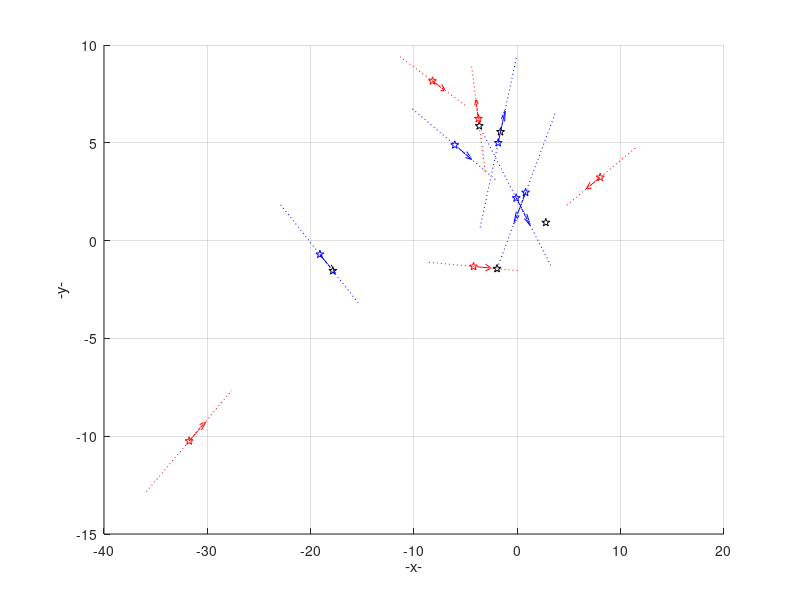

The MATLAB script that drew this image: (Note: this script raises an error after producing the figure.)
% Gen synthetic data
%This script will generate the symbolic data that will be used in later stages of the program.
%It will confirm that the generated formulas are correct.
% final1 - At this point matrix M is the one that will multiply the vetorialization
% of matrix EgtSideOper. This confirms that the blocks that will be multiplied by each 
% column are the correct ones.
% final2/final3 - At this point we intend to check that the block of matrix M can be put in
% a more compact way. This variable checks that that compacted form is correct.
% final4 - We check the matrices that will multiply by the vetorialization of tr and r will hold.
% At this point, we no longer have EgtSideOper, but the rotation matrix r and tr.
% final5 - Check final4 with real data. We use the function calcER to check that everythong is correct.
% All these test variables must be null.

clear all
clc

NPoints = input('Number of points');
STD_DATA_POINTS = 10;

IPoints = randn( 3, NPoints )*STD_DATA_POINTS;
LDirC1 = randn( 3, NPoints );
LDirC2 = randn( 3, NPoints );
LPointC1 = zeros(size(LDirC1));
LPointC2 = zeros(size(LDirC2));
LPluckerC1 = zeros(6,NPoints);
LPluckerC2 = zeros(6,NPoints);


for iter = 1 : NPoints
    LDirC1(:,iter) = LDirC1(:,iter)/norm(LDirC1(:,iter));
    LDirC2(:,iter) = LDirC2(:,iter)/norm(LDirC2(:,iter));
    LPointC1(:,iter) = randn(1)*STD_DATA_POINTS*LDirC1(:,iter) + IPoints(:,iter);
    LPointC2(:,iter) = randn(1)*STD_DATA_POINTS*LDirC2(:,iter) + IPoints(:,iter);
    
    LPluckerC1(:,iter) = [LDirC1(:,iter); cross(LPointC1(:,iter),LDirC1(:,iter))];
    LPluckerC2(:,iter) = [LDirC2(:,iter); cross(LPointC2(:,iter),LDirC2(:,iter))];
end

%%
% Lines must intersect

figure(1);
hold on;
plot3(IPoints(1,:), IPoints(2,:), IPoints(3,:), 'p', 'color', 'k');
xlabel('-x-'); ylabel('-y-'); zlabel('-z-');

plot3(LPointC1(1,:), LPointC1(2,:), LPointC1(3,:), 'p', 'color', 'b');
plot3(LPointC2(1,:), LPointC2(2,:), LPointC2(3,:), 'p', 'color', 'r');
for iter = 1 : NPoints
    P_ = -5*LDirC1(:,iter) + LPointC1(:,iter);
    P__ = 5*LDirC1(:,iter) + LPointC1(:,iter);
    plot3([P_(1),P__(1)], [P_(2),P__(2)], [P_(3),P__(3)], ':', 'color','b');
    quiver3(LPointC1(1,iter),LPointC1(2,iter),LPointC1(3,iter),LDirC1(1,iter),LDirC1(2,iter),LDirC1(3,iter), 2.0, 'Color', 'b');

    P_ = -5*LDirC2(:,iter) + LPointC2(:,iter);
    P__ = 5*LDirC2(:,iter) + LPointC2(:,iter);
    plot3([P_(1),P__(1)], [P_(2),P__(2)], [P_(3),P__(3)], ':', 'color','r');
    quiver3(LPointC2(1,iter),LPointC2(2,iter),LPointC2(3,iter),LDirC2(1,iter),LDirC2(2,iter),LDirC2(3,iter), 2.0, 'Color', 'r');
end
grid on;
hold off;




%%
% After a rigid transformation


R1 = angle2dcm([randn(1)*180 randn(1)*180 randn(1)*180], 'ZYX');
% R1 = angle2dcm([pi/4 pi/2 pi/4], 'ZYX');
t = randn(3,1)*STD_DATA_POINTS;
sT = [0 -t(3) t(2) ; t(3) 0 -t(1) ; -t(2) t(1) 0 ];
E1 = [R1 zeros(3,3); sT*R1 R1 ];
%E1 = [sT*R R; R zeros(3,3)]

Egt1 = inv(E1);


Rgt = R1';
tgt = -R1'*t;
sTgt = [0 -tgt(3) tgt(2) ; tgt(3) 0 -tgt(1) ; -tgt(2) tgt(1) 0 ];
Egt2 = [ Rgt zeros(3,3); sTgt*Rgt Rgt];



LPluckerW2 = E1 * LPluckerC2;
lL = LPluckerC1(:,1);
lRC2 = LPluckerC2(:,1);
lRW2 = LPluckerW2(:,1);


%Shape of the matrix that makes the side operator go to zero:
% Egt = [(stgT * Rgt) Rgt; Rgt 0]
EgtSideOper = [Egt1(4:6,:); Egt1(1:3,:)];

clearvars -except LPluckerW2 LPluckerC1 EgtSideOper NPoints
